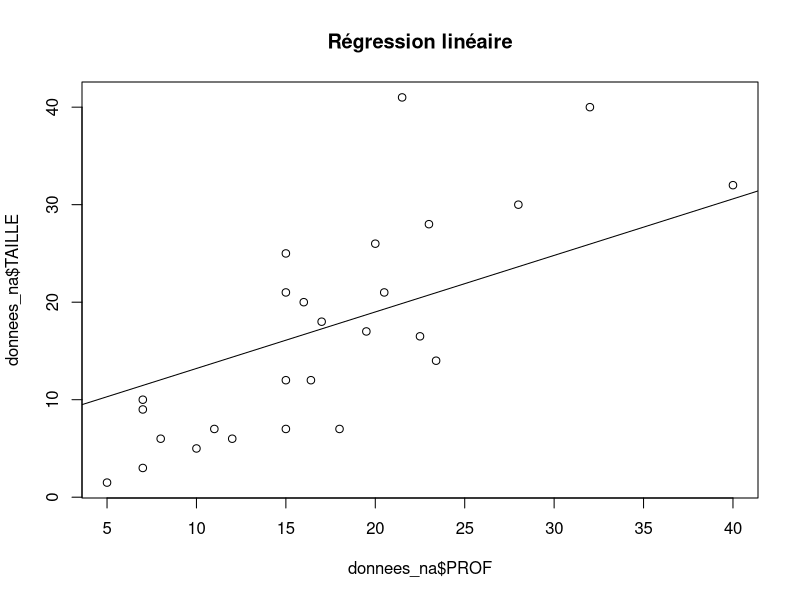

Source code (R):
## ---- chunk 1
knitr::opts_chunk$set(echo = TRUE)

knitr::opts_knit$set(root.dir = normalizePath("C:/Users/Miquel Pons/Documents/starter-blog/static/files"))

knitr::kable
table <- function(data) { knitr::kable(data) }

## ---- chunk 2
library(dplyr)
library(tidyr)

## ---- chunk 3
#on importe les données
donnees<-read.csv2('donnees.csv',header=TRUE,sep=';')

#Selectionner la variable expliquée et la (ou les) variables explicatives
names(donnees)
donnees_filt<-donnees %>%
 dplyr::select(TAILLE, PROF) 

#visualiser les données manquantes, le nombre de NA
sapply(donnees_filt,function(x) sum(is.na(x)))

#supprimer les lignes avec valeurs manquantes, fonction drop_na du package 'tidyr'
donnees_na <- donnees_filt %>% drop_na(TAILLE, PROF)

## ---- chunk 4
summary(donnees_na)

## ---- chunk 5
donnees_na$PROF<-as.numeric(donnees_na$PROF)
donnees_na$TAILLE<-as.numeric(donnees_na$TAILLE)

summary(donnees_na)
## ---- chunk 6
#régression linéaire avec fonction lm (?lm pour l'aide R)
mod<-lm(PROF~TAILLE, donnees_na)
#visualiser les données
plot(donnees_na$PROF, donnees_na$TAILLE)
abline(mod)
title("Régression linéaire")
summary(mod)
## ---- chunk 7
cor(donnees_na$TAILLE, donnees_na$PROF)
